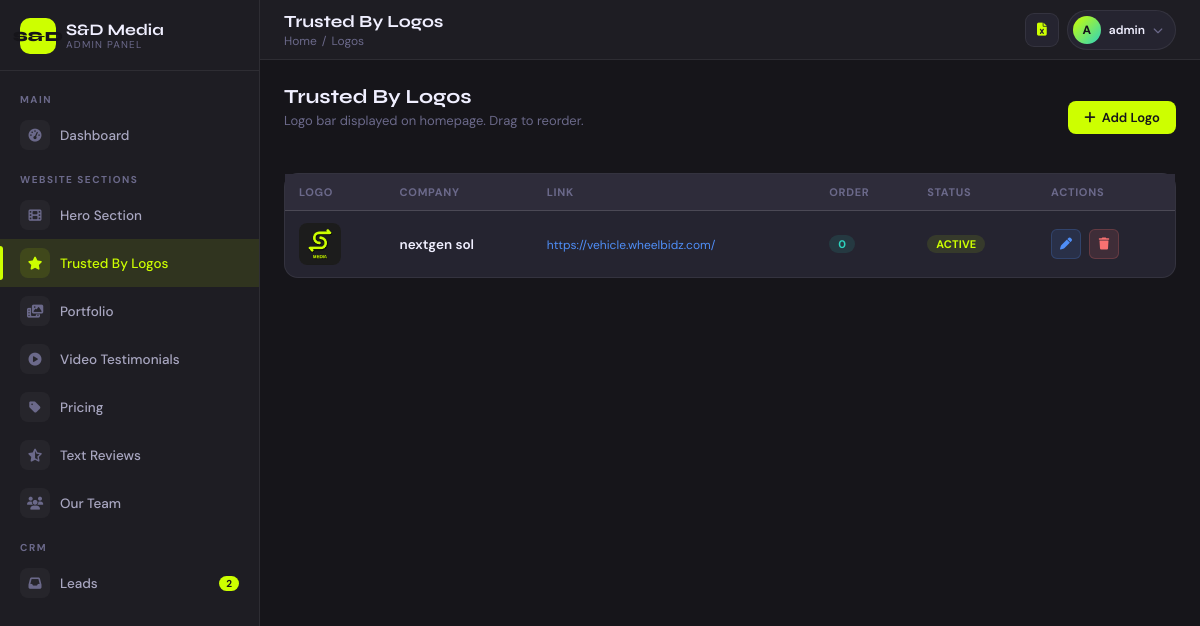
The app's page /cadmin/logos/ (signed in) with its own data.
### core/models.py (models this page shows, shortened)
class TrustedLogo(models.Model):
    company_name = models.CharField(max_length=100)
    logo = models.ImageField(upload_to='logos/')
    link = models.URLField(blank=True, null=True)
    order = models.PositiveIntegerField(default=0)
    is_active = models.BooleanField(default=True)
    class Meta:
        verbose_name = "Trusted Logo"
        verbose_name_plural = "Trusted Logos (Logo Bar)"
        ordering = ['order', 'company_name']

### core/cadmin_views.py (the view)
# urls.py: path('logos/',               v.logo_list,   name='logo_list'),
@cadmin_required
def logo_list(request): return _list_view(request, TrustedLogo, 'custom_admin/logo_list.html')

### core/cadmin_views.py (called while the page is built)
def is_staff(user):
    return user.is_authenticated and (user.is_staff or user.is_superuser)

def _base_ctx():
    return {'lead_count': Lead.objects.count()}

def _list_view(request, model, template, extra=None):
    qs = model.objects.all()
    paginator = Paginator(qs, 20)
    page = paginator.get_page(request.GET.get('page', 1))
    ctx = {**_base_ctx(), 'objects': page.object_list, 'page_obj': page, 'is_paginated': page.has_other_pages()}
    if extra: ctx.update(extra)
    return render(request, template, ctx)

### templates/custom_admin/logo_list.html (shortened to what this page needs)
{% extends "custom_admin/base.html" %}
{% block page_title %}Trusted By Logos{% endblock %}
{% block breadcrumb %}<span class="sep">/</span> Logos{% endblock %}
{% block content %}
<div style="display:flex;align-items:center;justify-content:space-between;margin-bottom:22px">
  <div><h2 class="section-title">Trusted By Logos</h2><p class="section-sub">Logo bar displayed on homepage. Drag to reorder.</p></div>
  <a href="{% url 'cadmin:logo_add' %}" class="btn btn-primary"><i class="fa-solid fa-plus"></i> Add Logo</a>
</div>
<div class="card" style="padding:0">
{% if objects %}
<div class="table-wrap"><table>
  <thead><tr><th>Logo</th><th>Company</th><th>Link</th><th>Order</th><th>Status</th><th>Actions</th></tr></thead>
  <tbody>
  {% for obj in objects %}
  <tr>
    <td><div class="thumb">{% if obj.logo %}<img src="{{ obj.logo.url }}" />{% else %}<i class="fa-solid fa-image"></i>{% endif %}</div></td>
    <td><div style="font-weight:600">{{ obj.company_name }}</div></td>
    <td>{% if obj.link %}<a href="{{ obj.link }}" target="_blank" class="video-link" style="font-size:12px">{{ obj.link|truncatechars:40 }}</a>{% else %}<span class="text-muted">–</span>{% endif %}</td>
    <td><span class="badge badge-teal">{{ obj.order }}</span></td>
    <td>{% if obj.is_active %}<span class="badge badge-green">Active</span>{% else %}<span class="badge" style="background:var(--bg3);color:var(--text3)">Off</span>{% endif %}</td>
    <td><div class="flex gap-2">
      <a href="{% url 'cadmin:logo_edit' obj.pk %}" class="btn btn-blue btn-sm btn-icon"><i class="fa-solid fa-pen"></i></a>
      <button onclick="confirmDelete('{% url 'cadmin:logo_delete' obj.pk %}','{{ obj.company_name|escapejs }}')" class="btn btn-danger btn-sm btn-icon"><i class="fa-solid fa-trash"></i></button>
    </div></td>
  </tr>
  {% endfor %}
  </tbody>
</table></div>
{% else %}
<div class="empty-state"><div class="empty-icon"><i class="fa-solid fa-star"></i></div><h3>No logos yet</h3><p style="margin-bottom:16px">Add partner/client logos.</p><a href="{% url 'cadmin:logo_add' %}" class="btn btn-primary"><i class="fa-solid fa-plus"></i> Add Logo</a></div>
{% endif %}
</div>
{% endblock %}

### templates/custom_admin/base.html (shortened to what this page needs)
<!DOCTYPE html>
<html lang="en">
<head>
  <link rel="stylesheet" href="https://cdnjs.cloudflare.com/ajax/libs/font-awesome/6.5.0/css/all.min.css"/>
</head>
<body>
<aside class="sidebar" id="sidebar">
  <div class="sidebar-logo">
    <div class="logo-icon">S&D</div>
    <div>
      <div class="logo-text">S&D Media</div>
      <div class="logo-sub">Admin Panel</div>
    </div>
  </div>
  <div class="sidebar-scroll">
    <div class="nav-label">Main</div>
    <a href="{% url 'cadmin:dashboard' %}" class="nav-item {% if request.resolver_match.url_name == 'dashboard' %}active{% endif %}">
      <span class="nav-icon"><i class="fa-solid fa-gauge-high"></i></span>Dashboard
    </a>
    <div class="nav-label">Website Sections</div>
    <a href="{% url 'cadmin:hero_list' %}" class="nav-item {% if 'hero' in request.resolver_match.url_name %}active{% endif %}">
      <span class="nav-icon"><i class="fa-solid fa-film"></i></span>Hero Section
    </a>
    <a href="{% url 'cadmin:logo_list' %}" class="nav-item {% if 'logo' in request.resolver_match.url_name %}active{% endif %}">
      <span class="nav-icon"><i class="fa-solid fa-star"></i></span>Trusted By Logos
    </a>
    <a href="{% url 'cadmin:portfolio_category_list' %}" class="nav-item {% if 'portfolio' in request.resolver_match.url_name %}active{% endif %}">
      <span class="nav-icon"><i class="fa-solid fa-photo-film"></i></span>Portfolio
    </a>
    <a href="{% url 'cadmin:video_testimonial_list' %}" class="nav-item {% if 'video_testimonial' in request.resolver_match.url_name %}active{% endif %}">
      <span class="nav-icon"><i class="fa-solid fa-circle-play"></i></span>Video Testimonials
    </a>
    <a href="{% url 'cadmin:pricing_list' %}" class="nav-item {% if 'pricing' in request.resolver_match.url_name or 'video_type' in request.resolver_match.url_name %}active{% endif %}">
      <span class="nav-icon"><i class="fa-solid fa-tag"></i></span>Pricing
    </a>
    <a href="{% url 'cadmin:review_list' %}" class="nav-item {% if 'review' in request.resolver_match.url_name %}active{% endif %}">
      <span class="nav-icon"><i class="fa-solid fa-star-half-stroke"></i></span>Text Reviews
    </a>
    <a href="{% url 'cadmin:team_list' %}" class="nav-item {% if 'team' in request.resolver_match.url_name %}active{% endif %}">
      <span class="nav-icon"><i class="fa-solid fa-users"></i></span>Our Team
    </a>
    <div class="nav-label">CRM</div>
    <a href="{% url 'cadmin:lead_list' %}" class="nav-item {% if 'lead' in request.resolver_match.url_name %}active{% endif %}">
      <span class="nav-icon"><i class="fa-solid fa-inbox"></i></span>
      Leads
      {% if lead_count %}<span class="nav-badge">{{ lead_count }}</span>{% endif %}
    </a>
  </div>
</aside>
<div class="main-wrap">
  <header class="topbar">
    <div class="topbar-left">
      <div>
        <div class="page-title">{% block page_title %}Dashboard{% endblock %}</div>
        <div class="breadcrumb">
          <a href="{% url 'cadmin:dashboard' %}">Home</a>
          {% block breadcrumb %}{% endblock %}
        </div>
      </div>
    </div>
    <div class="topbar-right">
      <a href="{% url 'export-leads' %}" class="icon-btn" title="Export Leads to Excel">
        <i class="fa-solid fa-file-excel" style="color:var(--green)"></i>
      </a>
      <div class="user-menu">
        <div class="user-btn" onclick="toggleDropdown()" id="user-btn">
          <div class="user-avatar">{{ request.user.username|slice:":1"|upper }}</div>
          <span class="user-name-top">{{ request.user.username }}</span>
          <i class="fa-solid fa-chevron-down user-chevron" id="chevron"></i>
        </div>
      </div>
    </div>
  </header>
  <main class="content">{% block content %}{% endblock %}</main>
</div>
</body>
</html>

### records on screen
TrustedLogo: logo (picture), company_name "nextgen sol", link "https://vehicle.wheelbidz.com/", order "0", is_active "ACTIVE"

### other values on screen
{{ lead_count }} "2"
{{ request.user.username|slice:":1"|upper }} "A"
{{ request.user.username }} "admin"
